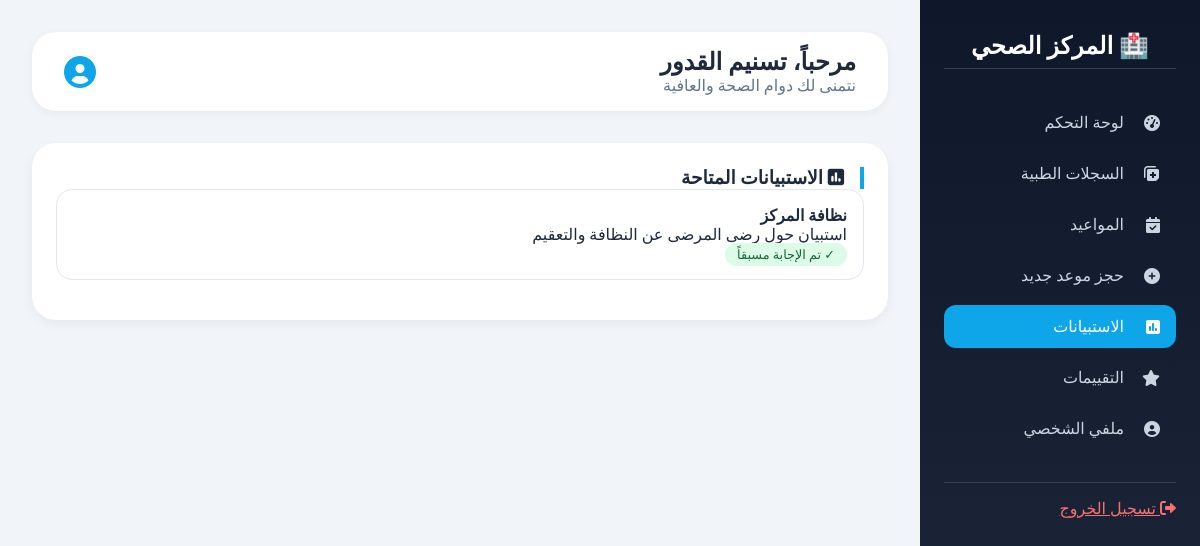
/Patient/patient_dashboard.php?page=surveys (signed in), run on the app's committed database.
### tables this page shows
CREATE TABLE `surveys` (
  `id` int NOT NULL,
  `title` varchar(255) NOT NULL,
  `description` text,
  `created_by` int NOT NULL,
  `created_at` timestamp NOT NULL DEFAULT CURRENT_TIMESTAMP,
  `status` enum('active','hidden') DEFAULT 'active'
);

### patient/modules/surveys.php (the view, shortened to what this page needs)
<?php
$selected_survey_id = isset($_GET['survey_id']) ? (int)$_GET['survey_id'] : 0;
$show_questions = false;
$questions = [];
$survey_title = '';
?>
<div class="survey-card">
    <?php if ($show_questions && $selected_survey_id): ?>
        <a href="patient_dashboard.php?page=surveys" class="btn-back">← العودة إلى قائمة الاستبيانات</a>
        <h3 style="border-right: 4px solid #0ea5e9; padding-right: 1rem; margin: 1rem 0;"><?= htmlspecialchars($survey_title) ?></h3>
        <form method="POST">
            <input type="hidden" name="action" value="submit_survey_answers">
            <input type="hidden" name="survey_id" value="<?= $selected_survey_id ?>">
            <?php foreach ($questions as $q): ?>
                <div class="question-box">
                    <div class="question-text"><?= htmlspecialchars($q['question_text']) ?></div>
                    <?php if ($q['question_type'] === 'text'): ?>
                        <textarea name="answers[<?= $q['id'] ?>]" rows="3" style="width:100%; padding:10px; border:2px solid #e2e8f0; border-radius:12px;" required></textarea>
                    <?php elseif ($q['question_type'] === 'rating'): ?>
                        <div class="rating-stars">
                            <?php for ($i = 1; $i <= 5; $i++): ?>
                                <input type="radio" name="answers[<?= $q['id'] ?>]" value="<?= $i ?>" id="star<?= $q['id'] ?>_<?= $i ?>" required>
                                <label for="star<?= $q['id'] ?>_<?= $i ?>">★</label>
                            <?php endfor; ?>
                        </div>
                    <?php elseif ($q['question_type'] === 'multiple_choice'): ?>
                        <?php
                        $options = explode(',', $q['options']);
                        foreach ($options as $opt):
                            $opt = trim($opt);
                        ?>
                            <div class="multiple-choice-option">
                                <input type="radio" name="answers[<?= $q['id'] ?>]" value="<?= htmlspecialchars($opt) ?>" required>
                                <label><?= htmlspecialchars($opt) ?></label>
                            </div>
                        <?php endforeach; ?>
                    <?php endif; ?>
                </div>
            <?php endforeach; ?>
            <button type="submit" name="submit_survey_answers" style="background:#059669; color:white; border:none; padding:10px 24px; border-radius:40px; cursor:pointer;">إرسال الإجابات</button>
        </form>
    <?php else: ?>
        <h3 style="border-right: 4px solid #0ea5e9; padding-right: 1rem;"><i class="fas fa-poll"></i> الاستبيانات المتاحة</h3>
        <?php if (empty($surveys)): ?>
            <p>لا توجد استبيانات حالياً.</p>
        <?php else: ?>
            <?php foreach ($surveys as $survey): ?>
                <?php
                $stmt = $pdo->prepare("SELECT COUNT(*) FROM survey_answers WHERE survey_id = ? AND patient_id = ?");
                $stmt->execute([$survey['id'], $patient_id]);
                $answered = $stmt->fetchColumn() > 0;
                ?>
                <div style="border:1px solid #e2e8f0; border-radius:16px; padding:1rem; margin-bottom:1rem;">
                    <h4><?= htmlspecialchars($survey['title']) ?></h4>
                    <p><?= nl2br(htmlspecialchars($survey['description'])) ?></p>
                    <?php if ($answered): ?>
                        <span style="background:#dcfce7; color:#166534; padding:4px 12px; border-radius:20px; font-size:0.8rem;">✓ تم الإجابة مسبقاً</span>
                    <?php else: ?>
                        <a href="?page=surveys&survey_id=<?= $survey['id'] ?>" style="background:#0ea5e9; color:white; padding:8px 20px; border-radius:30px; text-decoration:none; display:inline-block;">ابدأ الاستبيان</a>
                    <?php endif; ?>
                </div>
            <?php endforeach; ?>
        <?php endif; ?>
    <?php endif; ?>
</div>

### patient/patient_dashboard.php (style rules this page uses)
* { margin: 0; padding: 0; box-sizing: border-box; }
body { font-family: 'Tajawal', sans-serif; background: #f1f5f9; color: #1e293b; }

### patient/modules/surveys.php (style rules this page uses)
.survey-card { background: white; border-radius: 24px; padding: 1.5rem; box-shadow: 0 4px 12px rgba(0,0,0,0.05); margin-bottom: 1.5rem; }

### data on the page
surveys: title "نظافة المركز", description "استبيان حول رضى المرضى عن النظافة والتعقيم"

### other printed values
$patient_name "تسنيم القدور"
